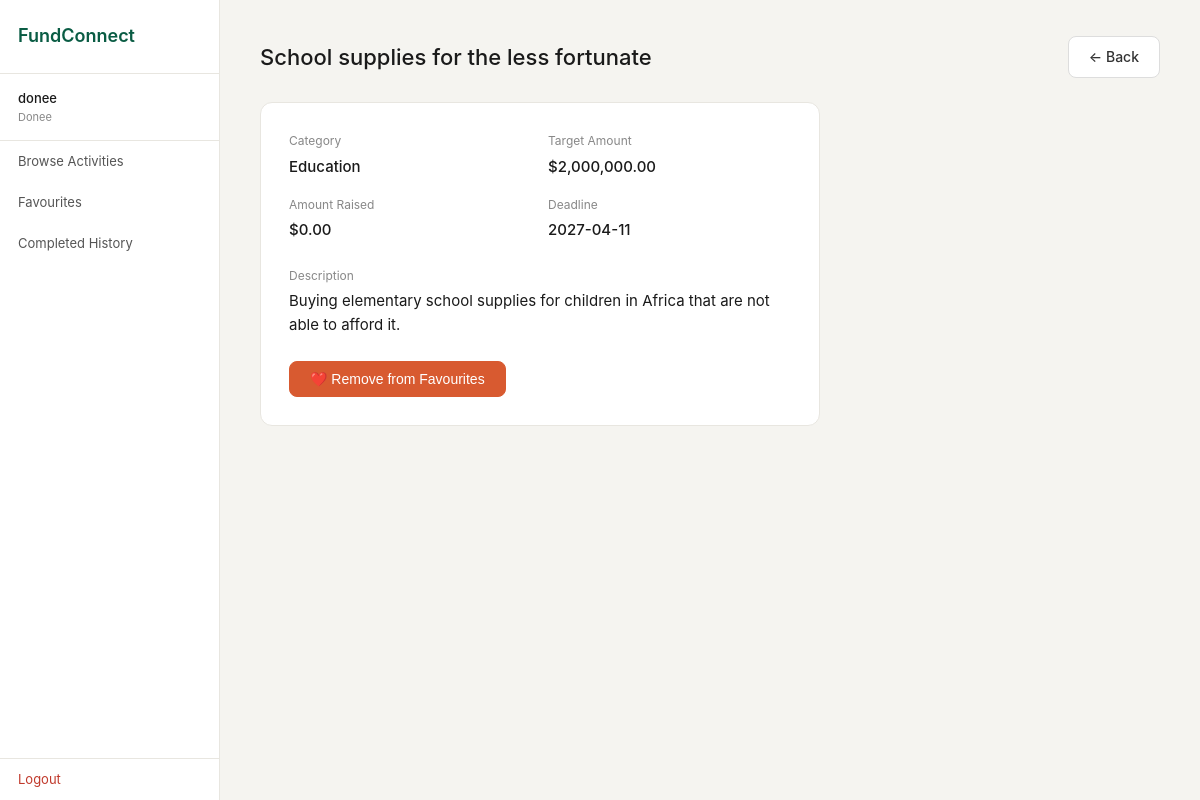
The page /donee/browse/4 (signed in) on the database its author committed.
### tables this page shows
CREATE TABLE fundraising_activity (
                id              INTEGER PRIMARY KEY AUTOINCREMENT,
                title           TEXT NOT NULL,
                description     TEXT,
                target_amount   REAL NOT NULL,
                amount_raised   REAL DEFAULT 0,
                category_id     INTEGER REFERENCES fra_category(id),
                deadline        TEXT NOT NULL,
                status          TEXT NOT NULL DEFAULT 'Active',
                fundraiser_id   INTEGER REFERENCES user_account(id),
                view_count      INTEGER DEFAULT 0,
                shortlist_count INTEGER DEFAULT 0,
                created_at      TEXT DEFAULT (datetime('now'))
            );

CREATE TABLE fra_category (
                id          INTEGER PRIMARY KEY AUTOINCREMENT,
                name        TEXT NOT NULL UNIQUE,
                description TEXT,
                created_at  TEXT DEFAULT (datetime('now'))
            );

### boundary/app.py (the view)
@app.route("/donee/browse/<int:aid>")
def d_activity_view(aid):
    if "user_id" not in session or session["role"] != "Donee":
        return redirect(url_for("login"))
    result = DoneeController.view_activity(aid, session["user_id"])
    if not result["success"]:
        flash(result["message"], "error")
        return redirect(url_for("d_browse"))
    return render_template("d_activity_view.html", activity=result["data"])

### boundary/templates/d_activity_view.html (shortened to what this page needs)
{% extends "base.html" %}
{% block content %}
<div class="page-header">
  <h1 class="page-title">{{ activity.title }}</h1>
  <a href="{{ url_for('d_browse') }}" class="btn">← Back</a>
</div>
<div style="background: #fff; border: 1px solid #e8e6e0; border-radius: 12px; padding: 28px; max-width: 560px;">
  <div style="display: grid; grid-template-columns: 1fr 1fr; gap: 16px; margin-bottom: 24px;">
    <div>
      <p style="font-size: 12px; color: #888; margin-bottom: 4px;">Category</p>
      <p style="font-weight: 500;">{{ activity.category_name or '—' }}</p>
    </div>
    <div>
      <p style="font-size: 12px; color: #888; margin-bottom: 4px;">Target Amount</p>
      <p style="font-weight: 500;">${{ '{:,.2f}'.format(activity.target_amount) }}</p>
    </div>
    <div>
      <p style="font-size: 12px; color: #888; margin-bottom: 4px;">Amount Raised</p>
      <p style="font-weight: 500;">${{ '{:,.2f}'.format(activity.amount_raised) }}</p>
    </div>
    <div>
      <p style="font-size: 12px; color: #888; margin-bottom: 4px;">Deadline</p>
      <p style="font-weight: 500;">{{ activity.deadline }}</p>
    </div>
  </div>
  {% if activity.description %}
  <div style="margin-bottom: 24px;">
    <p style="font-size: 12px; color: #888; margin-bottom: 4px;">Description</p>
    <p>{{ activity.description }}</p>
  </div>
  {% endif %}
  <form method="POST" action="{{ url_for('d_toggle_favourite', aid=activity.id) }}">
    <button type="submit" class="btn {% if activity.is_favourite %}btn-danger{% else %}btn-primary{% endif %}">
      {% if activity.is_favourite %}
        ❤️ Remove from Favourites
      {% else %}
        ♥ Save to Favourites
      {% endif %}
    </button>
  </form>
</div>
{% endblock %}

### boundary/static/css/style.css (style rules this page uses)
*, *::before, *::after { box-sizing: border-box; margin: 0; padding: 0; }
body { font-family: -apple-system, BlinkMacSystemFont, 'Segoe UI', sans-serif; font-size: 15px; background: #f5f4f0; color: #1a1a1a; line-height: 1.6; }
a { text-decoration: none; color: inherit; }
.btn { display: inline-block; padding: 9px 20px; border-radius: 8px; font-size: 14px; font-weight: 500; cursor: pointer; border: 1px solid #ddd; background: #fff; color: #333; }
.btn-danger { background: #d85a30; color: #fff; border-color: #d85a30; }
.page-header { display: flex; justify-content: space-between; align-items: center; margin-bottom: 24px; }
.page-title { font-size: 22px; font-weight: 500; }

### rows shown on the page
fundraising_activity: title "School supplies for the less fortunate", target_amount "2,000,000.00", amount_raised "0.00", deadline "2027-04-11", description "Buying elementary school supplies for children in Africa that are not able to afford it."
fra_category: name "Education"

### other values the page prints
{{ session.username }} "donee"
{{ session.role }} "Donee"
